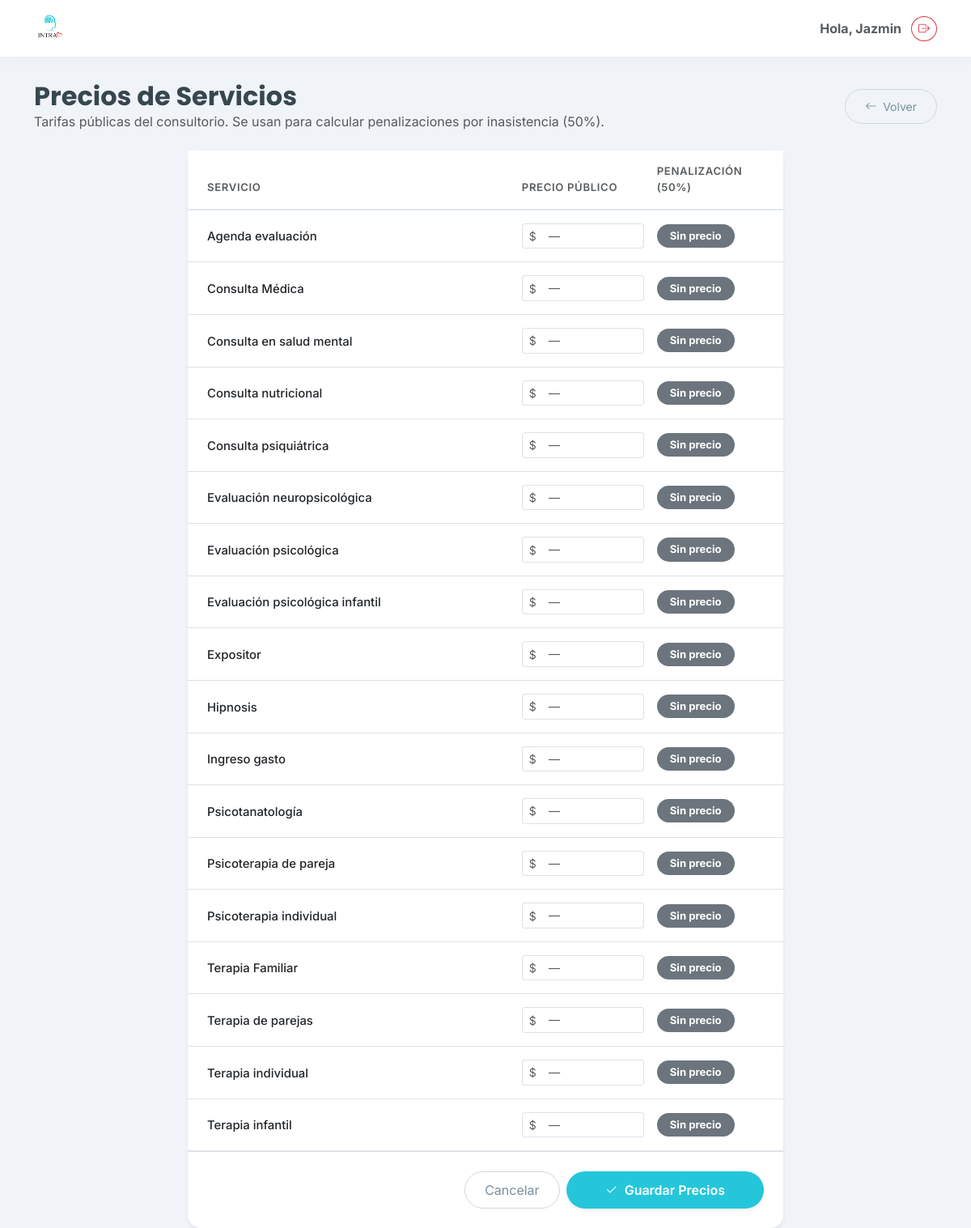
Page /precios-servicios/ (signed in) on the committed database.
### clinica/models.py (models this page shows, shortened)
class Servicio(models.Model):
    nombre = models.CharField(max_length=100)
    precio = models.DecimalField(
        max_digits=10, decimal_places=2, null=True, blank=True,
        verbose_name="Precio estándar",
        help_text="Precio público del servicio. Se usa para calcular penalizaciones por inasistencia."
    )

### clinica/views.py (the view, shortened to what this page needs)
# urls.py: path('precios-servicios/', clinica_views.precios_servicios, name='precios_servicios'),
@login_required
def precios_servicios(request):
    if not (request.user.is_superuser or request.user.is_staff):
        return redirect('home')
    from clinica.models import Servicio
    servicios = Servicio.objects.all().order_by('nombre')
    return render(request, 'clinica/precios_servicios.html', {'servicios': servicios})

### clinica/templates/clinica/precios_servicios.html (shortened to what this page needs)
{% extends 'clinica/base.html' %}
{% block content %}
<div class="row mb-4">
    <div class="col-12 d-flex align-items-center justify-content-between">
        <div>
            <h2 class="fw-bold mb-0">Precios de Servicios</h2>
            <p class="text-muted mb-0">Tarifas públicas del consultorio. Se usan para calcular penalizaciones por inasistencia (50%).</p>
        </div>
        <a href="{% url 'home' %}" class="btn btn-outline-secondary btn-sm rounded-pill px-4">
            <i class="bi bi-arrow-left me-1"></i> Volver
        </a>
    </div>
</div>
<div class="row justify-content-center">
    <div class="col-lg-8">
        <div class="card shadow-sm border-0 rounded-4">
            <div class="card-body p-0">
                <form method="post" id="form-precios">
                    <table class="table table-hover align-middle mb-0">
                        <thead>
                            <tr style="background:#f8fafc; border-bottom: 2px solid #e2e8f0;">
                                <th class="ps-4 py-3 fw-semibold text-muted" style="font-size:0.82rem; text-transform:uppercase; letter-spacing:.05em; width:55%;">Servicio</th>
                                <th class="py-3 fw-semibold text-muted" style="font-size:0.82rem; text-transform:uppercase; letter-spacing:.05em;">Precio público</th>
                                <th class="py-3 fw-semibold text-muted" style="font-size:0.82rem; text-transform:uppercase; letter-spacing:.05em;">Penalización (50%)</th>
                            </tr>
                        </thead>
                        <tbody>
                            {% for servicio in servicios %}
                            <tr>
                                <td class="ps-4 py-3">
                                    <span class="fw-medium" style="font-size:0.93rem;">{{ servicio.nombre }}</span>
                                </td>
                                <td class="py-3">
                                    <div class="input-group input-group-sm" style="max-width:160px;">
                                        <span class="input-group-text bg-white text-muted border-end-0">$</span>
                                        <input
                                            type="number"
                                            step="0.01"
                                            min="0"
                                            name="precio_{{ servicio.id }}"
                                            value="{{ servicio.precio|default:'' }}"
                                            class="form-control border-start-0 precio-input"
                                            data-id="{{ servicio.id }}"
                                            placeholder="—"
                                            style="font-size:0.9rem;"
                                        >
                                    </div>
                                </td>
                                <td class="py-3">
                                    <span class="badge rounded-pill text-bg-warning px-3 py-2 penalizacion-label" id="pen-{{ servicio.id }}" style="font-size:0.82rem;">
                                    </span>
                                </td>
                            </tr>
                            {% endfor %}
                        </tbody>
                    </table>
                    <div class="d-flex justify-content-end gap-2 p-4 border-top">
                        <a href="{% url 'home' %}" class="btn btn-outline-secondary rounded-pill px-4">Cancelar</a>
                        <button type="submit" class="btn btn-primary rounded-pill px-5 shadow-sm">
                            <i class="bi bi-check2 me-1"></i> Guardar Precios
                        </button>
                    </div>
                </form>
            </div>
        </div>
    </div>
</div>
{% endblock %}

### clinica/templates/clinica/base.html (shortened to what this page needs)
{% load static %}
<!DOCTYPE html>
<html lang="es">
<head>
    <link href="https://cdn.jsdelivr.net/npm/bootstrap@5.3.0/dist/css/bootstrap.min.css" rel="stylesheet">
    <link rel="stylesheet" href="https://cdn.jsdelivr.net/npm/bootstrap-icons@1.10.5/font/bootstrap-icons.css">
</head>
<body>
    <nav class="navbar navbar-expand-lg fixed-top">
        <div class="container">
            <a class="navbar-brand d-flex align-items-center" href="{% url 'home' %}">
               <img src="{% static 'clinica/images/logo.png' %}" alt="Logo INTRA" class="me-2">
            </a>
            <div class="d-flex align-items-center gap-2">
                <span class="me-1 text-muted fw-bold d-none d-md-block">
                    Hola, {{ user.username|title }}
                </span>
<form action="{% url 'logout' %}" method="post">
                    <button type="submit" class="btn btn-outline-danger btn-sm rounded-circle" title="Cerrar Sesión">
                        <i class="bi bi-box-arrow-right"></i>
                    </button>
                </form>
            </div>
        </div>
    </nav>
    <div class="container" style="margin-top: 100px;">
        {% block content %}
        {% endblock %}
    </div>
</body>
<link href="https://cdn.jsdelivr.net/npm/select2@4.1.0-rc.0/dist/css/select2.min.css" rel="stylesheet" />
<link rel="stylesheet" href="https://cdn.jsdelivr.net/npm/select2-bootstrap-5-theme@1.3.0/dist/select2-bootstrap-5-theme.min.css" />
</html>

### clinica/templates/clinica/base.html (style rules this page uses)
:root { --intra-primary: #26C6DA; --intra-secondary: #EF5350; --intra-dark: #37474F; --intra-light: #F0F4F8; --intra-white: #FFFFFF; }
body { background-color: var(--intra-light); font-family: 'Inter', sans-serif; color: var(--intra-dark); }
h1, h2, h3, h4, h5, .navbar-brand { font-family: 'Poppins', sans-serif; }
.btn-primary { background-color: var(--intra-primary); border: none; border-radius: 50px; padding: 10px 25px; font-weight: 600; box-shadow: 0 4px 15px rgba(38, 198, 218, 0.3); transition: all 0.3s ease; }
.btn-outline-secondary { border-color: #CFD8DC; color: #78909C; border-radius: 50px; padding: 10px 25px; }
.card { border: none; border-radius: 20px; box-shadow: 0 10px 30px rgba(0,0,0,0.05); }
.navbar { background-color: var(--intra-white); box-shadow: 0 2px 15px rgba(0,0,0,0.03); padding-top: 10px; padding-bottom: 10px; }
.navbar-brand img { height: 40px; width: auto; }

### rows in the picture
Servicio: nombre "Agenda evaluación"
Servicio: nombre "Consulta Médica"
Servicio: nombre "Consulta en salud mental"
Servicio: nombre "Consulta nutricional"
Servicio: nombre "Consulta psiquiátrica"
Servicio: nombre "Evaluación neuropsicológica"
Servicio: nombre "Evaluación psicológica"
Servicio: nombre "Evaluación psicológica infantil"
Servicio: nombre "Expositor"
Servicio: nombre "Hipnosis"
Servicio: nombre "Ingreso gasto"
Servicio: nombre "Psicotanatología"
Servicio: nombre "Psicoterapia de pareja"
Servicio: nombre "Psicoterapia individual"
Servicio: nombre "Terapia Familiar"
Servicio: nombre "Terapia de parejas"
Servicio: nombre "Terapia individual"
Servicio: nombre "Terapia infantil"

### other values in the picture
{{ user.username|title }} "Jazmin"
